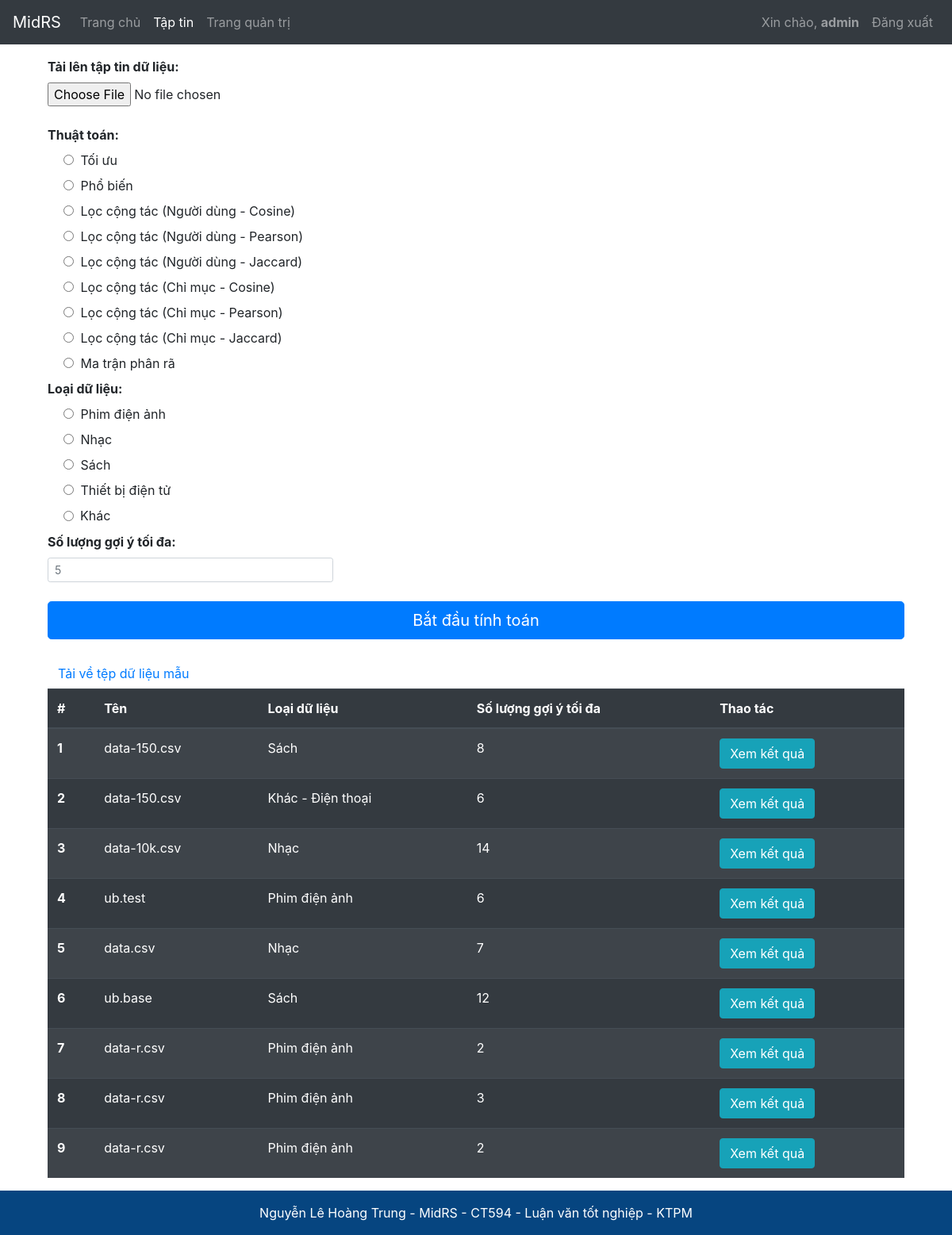
/files (signed in), run on the app's committed database.
### app/models.py (models this page shows, shortened)
class Users(db.Model,UserMixin):
    id = db.Column(db.Integer(), primary_key=True)
    user_name = db.Column(db.String(length=30), nullable=False, unique=True)
    password_hash = db.Column(db.String(length=60), nullable=False)
    email_address = db.Column(db.String(length=50), nullable=False, unique=True)
    is_admin = db.Column(db.Boolean(), default=False, nullable=False)
    created_at = db.Column(db.DateTime, server_default=db.func.now())
    updated_at = db.Column(db.DateTime, server_default=db.func.now(), server_onupdate=db.func.now())
    files = db.relationship('Files', backref='files_user', lazy=True)
    @property
    def password(self):
        return self.password

class Algorithms(db.Model):
    id = db.Column(db.Integer(), primary_key=True)
    name = db.Column(db.String(length=50), nullable=False)
    description = db.Column(db.String(1000), nullable=False)
    link = db.Column(db.String(100), nullable=False)
    created_at = db.Column(db.DateTime, server_default=db.func.now())
    updated_at = db.Column(db.DateTime, server_default=db.func.now(), server_onupdate=db.func.now())
    results = db.relationship('Results', backref='results_algorithm', lazy=True)
    points = db.relationship('Points', backref='points_algorithm', lazy=True)

class Files(db.Model):
    id = db.Column(db.Integer(), primary_key=True)
    name = db.Column(db.String(length=50), nullable=False)
    storage_path = db.Column(db.String(length=100), nullable=False)
    user_id = db.Column(db.Integer(), db.ForeignKey('users.id'), nullable=False)
    type_id = db.Column(db.Integer(), db.ForeignKey('types.id'), nullable=True)
    other = db.Column(db.String(length=50),nullable=True)
    amount = db.Column(db.Integer(), default=10, nullable=True)
    is_template = db.Column(db.Boolean(), default=True, nullable=False)
    created_at = db.Column(db.DateTime, server_default=db.func.now())
    updated_at = db.Column(db.DateTime, server_default=db.func.now(), server_onupdate=db.func.now())
    results = db.relationship('Results', backref='results_file', lazy=True)

class Types(db.Model):
    id = db.Column(db.Integer(), primary_key=True)
    name = db.Column(db.String(length=50), nullable=False)
    created_at = db.Column(db.DateTime, server_default=db.func.now())
    updated_at = db.Column(db.DateTime, server_default=db.func.now(), server_onupdate=db.func.now())
    files = db.relationship('Files', backref='files_type', lazy=True)

### app/routes.py (the view, shortened to what this page needs)
@app.route("/files", methods=['GET', 'POST'])
@login_required
def file_page():
    form = UploadDataForm()
    files = Files.query.filter_by(user_id=current_user.id, is_template=False).order_by(desc(Files.created_at))
    types = Types.query.all()
    filename = ''
    filename_result = ''
    if form.file.data:
        filename = secure_filename(
            str(datetime.now())+'-'+form.file.data.filename)
        filename_result = secure_filename(
            str(datetime.now() + timedelta(seconds=10))+'-'+form.file.data.filename)
    if form.errors != {}:
        flash('Lỗi! Xin vui lòng thử lại!', category='danger')
    return render_template("file_page.html", form=form, files=files, types=types)

### app/forms.py
class UploadDataForm(FlaskForm):
    file = FileField(label='Tải lên tập tin dữ liệu:', validators=[DataRequired()])
    select = RadioField(label='Thuật toán:', validators=[DataRequired()])
    type = RadioField(label='Loại dữ liệu:', validators=[DataRequired()])
    amount = IntegerField(label='Số lượng gợi ý tối đa:', validators=[NumberRange(min=1, message='Số lượng không thể âm!'), DataRequired()])
    submit = SubmitField(label='Bắt đầu tính toán')
    def __init__(self, *args, **kwargs):
        super(UploadDataForm, self).__init__(*args, **kwargs)
        self.type.choices = [(type.id, type.name)
                                        for type in Types.query.all()]
        self.select.choices = [(algorithm.id, algorithm.name)
                                        for algorithm in Algorithms.query.all()]

### app/models.py (called while the page is built)
@login_manager.user_loader
def load_user(user_id):
    return Users.query.get(int(user_id))

### app/templates/file_page.html (shortened to what this page needs)
{% extends "base_layout.html" %} {% set active_page = "file_page" %}  {% block body %}
<div class="container">
	<form
		id="upload"
		method="POST"
		class="form-files"
		enctype="multipart/form-data">
		<div class="custom-file">
			{{ form.file.label(class="font-weight-bold") }} {{
			form.file(class='form-control-file') }}
			<br />
		</div>
		{{ form.select.label(class="font-weight-bold") }} {% for subselect in
		form.select %}
		<div class="form-check mb-2">
			{{ subselect() }} {{ subselect.label(class='form-check-label ml-1') }}
		</div>
		{% endfor %}
		{{ form.type.label(class="font-weight-bold") }} {% for subtype in form.type
		%}
		<div class="form-check mb-2">
			{% if loop.last %}
			<span class="form-check-inline">
				{{ subtype() }} {{ subtype.label(class='form-check-label ml-2') }}
			</span>
			{% else %} {{ subtype() }} {{ subtype.label(class='form-check-label ml-1')
			}} {% endif %}
		</div>
		{% endfor %} {{ form.amount.label(class="font-weight-bold") }} {{
		form.amount(class='form-control form-control-sm col-md-4', placeholder='5')
		}}
		<br />
		{{ form.submit(id='btn-submit', class='btn btn-lg btn-block btn-primary') }}
	</form>
	<br />
	<a
		class="btn btn-link"
		href="{{url_for('download_sample')}}"
		role="button"
		>Tải về tệp dữ liệu mẫu</a
	>
	<table class="table table-striped table-dark">
		<thead>
			<tr>
				<th scope="col">#</th>
				<th scope="col">Tên</th>
				<th scope="col">Loại dữ liệu</th>
				<th scope="col">Số lượng gợi ý tối đa</th>
				<th scope="col">Thao tác</th>
			</tr>
		</thead>
		<tbody>
			{% for file in files %}
			<tr>
				<th scope="row">{{loop.index}}</th>
				<td>{{file.name}}</td>
				<td>
					{% for type in types %} {% if type.id == file.type_id %} {{type.name}}
					{% if type.name == "Khác" %} {{" - "+ file.other}} {% endif %} {%
					endif %} {% endfor %}
				</td>
				<td>{{file.amount}}</td>
				<td>
					<a
						class="btn btn-info"
						href="{{url_for('result_page', id=file.id)}}"
						role="button"
						>Xem kết quả</a
					>
				</td>
			</tr>
			{% endfor %}
		</tbody>
	</table>
</div>
{% endblock %}

### app/templates/base_layout.html (shortened to what this page needs)
<!DOCTYPE html>
<html lang="en">
	<head>
		<link
			rel="stylesheet"
			href="https://cdn.jsdelivr.net/npm/bootstrap@4.5.3/dist/css/bootstrap.min.css"
 />
	</head>
	<body>
		{%
			set navigation_bar = [
				(url_for('home_page'), 'home_page', 'Trang chủ'),
				(url_for('file_page'), 'file_page', 'Tập tin'),
			]
		%}
		{% set active_page = active_page|default('home_page') %}
		<nav class="navbar navbar-expand-md navbar-dark bg-dark sticky-top">
			<a
				class="navbar-brand"
				href="#"
				>MidRS</a
			>
			<div
				class="collapse navbar-collapse"
				id="navbarToggleExternalContent">
				<ul class="navbar-nav mr-auto mt-2 mt-lg-0">
					{% for href, id, caption in navigation_bar %}
						<li
							{% if id == active_page %}
								class="nav-item active"
							{% else %}
								class="nav-item"
							{% endif%}
						>
							<a class="nav-link" href="{{ href|e }}">{{ caption|e }}</a>
						</li>
					{% endfor %}
				</ul>
				{% if current_user.is_authenticated %}
					<ul class="navbar-nav ">
						<li class="nav-item ">
							<a class="nav-link" href="#">Xin chào, <b>{{ current_user.user_name }}</b></a>
						</li>
						<li class="nav-item">
							<a class="nav-link" href="{{url_for('logout')}}">Đăng xuất</a>
						</li>
					</ul>
				{% endif %}
			</div>
		</nav>
		<div class="container mt-3" style="min-height: 529px;">
			{% block body %}
			{% endblock %}
		</div>
	</body>
	<section class="">
		<footer class="text-center text-white" style="background-color: #0756a0;">
		  <div class="text-center p-3" style="background-color: rgba(0, 0, 0, 0.2);">
			Nguyễn Lê Hoàng Trung - MidRS -
			<a class="text-white" target="_blank" href="http://www.cit.ctu.edu.vn/decuong/CT594.pdf">CT594 - Luận văn tốt nghiệp - KTPM</a>
		  </div>
		</footer>
	</section>
</html>

### data on the page
Users: user_name "admin"
Algorithms: label "Tối ưu"
Algorithms: label "Phổ biến"
Algorithms: label "Lọc cộng tác (Người dùng - Cosine)"
Algorithms: label "Lọc cộng tác (Người dùng - Pearson)"
Algorithms: label "Lọc cộng tác (Người dùng - Jaccard)"
Algorithms: label "Lọc cộng tác (Chỉ mục - Cosine)"
Algorithms: label "Lọc cộng tác (Chỉ mục - Pearson)"
Algorithms: label "Lọc cộng tác (Chỉ mục - Jaccard)"
Algorithms: label "Ma trận phân rã"
Files: name "data-150.csv", amount "8"
Types: name "Sách"
Files: name "data-150.csv", other "- Điện thoại", amount "6"
Types: name "Khác"
Files: name "data-10k.csv", amount "14"
Types: name "Nhạc"
Files: name "ub.test", amount "6"
Types: name "Phim điện ảnh"
Files: name "data.csv", amount "7"
Files: name "ub.base", amount "12"
Files: name "data-r.csv", amount "2"
Files: name "data-r.csv", amount "3"
Files: name "data-r.csv", amount "2"

### other printed values
{{ caption|e }} "Trang chủ" "Tập tin" "Trang quản trị"
{{ subtype.label(class='form-check-label ml-1') }} "Phim điện ảnh" "Nhạc" "Sách" "Thiết bị điện tử"
{{ subtype.label(class='form-check-label ml-2') }} "Khác"
